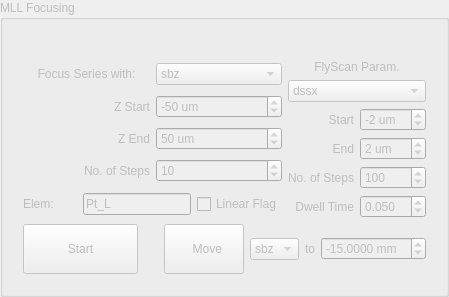
             <widget class="QGroupBox" name="groupBox_40">
              <property name="enabled">
               <bool>false</bool>
              </property>
              <property name="title">
               <string>MLL Focusing </string>
              </property>
              <layout class="QGridLayout" name="gridLayout_17">
               <item row="0" column="0">
                <widget class="QLabel" name="label_137">
                 <property name="sizePolicy">
                  <sizepolicy hsizetype="Preferred" vsizetype="Fixed">
                   <horstretch>0</horstretch>
                   <verstretch>0</verstretch>
                  </sizepolicy>
                 </property>
                 <property name="text">
                  <string/>
                 </property>
                </widget>
               </item>
               <item row="1" column="0">
                <layout class="QGridLayout" name="gridLayout_131">
                 <item row="2" column="0">
                  <layout class="QGridLayout" name="gridLayout_48">
                   <item row="0" column="0">
                    <widget class="QWidget" name="widget_9" native="true">
                     <layout class="QGridLayout" name="gridLayout_15">
                      <item row="0" column="2" rowspan="5">
                       <layout class="QVBoxLayout" name="verticalLayout_45">
                        <item>
                         <widget class="QLabel" name="label_83">
                          <property name="text">
                           <string>FlyScan Param.</string>
                          </property>
                          <property name="alignment">
                           <set>Qt::AlignCenter</set>
                          </property>
                         </widget>
                        </item>
                        <item>
                         <widget class="QComboBox" name="cb_foucsScanMotor_2">
                          <item>
                           <property name="text">
                            <string>dssx</string>
                           </property>
                          </item>
                          <item>
                           <property name="text">
                            <string>dssy</string>
                           </property>
                          </item>
                          <item>
                           <property name="text">
                            <string>dssz</string>
                           </property>
                          </item>
                         </widget>
                        </item>
                        <item>
                         <layout class="QHBoxLayout" name="horizontalLayout_75">
                          <item>
                           <widget class="QLabel" name="label_111">
                            <property name="text">
                             <string>Start</string>
                            </property>
                            <property name="alignment">
                             <set>Qt::AlignRight|Qt::AlignTrailing|Qt::AlignVCenter</set>
                            </property>
                           </widget>
                          </item>
                          <item>
                           <widget class="QSpinBox" name="sb_FocusScanMtrStart_2">
                            <property name="sizePolicy">
                             <sizepolicy hsizetype="Preferred" vsizetype="Fixed">
                              <horstretch>0</horstretch>
                              <verstretch>0</verstretch>
                             </sizepolicy>
                            </property>
                            <property name="suffix">
                             <string> um</string>
                            </property>
                            <property name="minimum">
                             <number>-15</number>
                            </property>
                            <property name="maximum">
                             <number>15</number>
                            </property>
                            <property name="singleStep">
                             <number>2</number>
                            </property>
                            <property name="value">
                             <number>-2</number>
                            </property>
                           </widget>
                          </item>
                         </layout>
                        </item>
                        <item>
                         <layout class="QHBoxLayout" name="horizontalLayout_83">
                          <item>
                           <widget class="QLabel" name="label_113">
                            <property name="text">
                             <string>End</string>
                            </property>
                            <property name="alignment">
                             <set>Qt::AlignRight|Qt::AlignTrailing|Qt::AlignVCenter</set>
                            </property>
                           </widget>
                          </item>
                          <item>
                           <widget class="QSpinBox" name="sb_FocusScanMtrEnd_2">
                            <property name="sizePolicy">
                             <sizepolicy hsizetype="Preferred" vsizetype="Fixed">
                              <horstretch>0</horstretch>
                              <verstretch>0</verstretch>
                             </sizepolicy>
                            </property>
                            <property name="suffix">
                             <string> um</string>
                            </property>
                            <property name="minimum">
                             <number>-15</number>
                            </property>
                            <property name="maximum">
                             <number>15</number>
                            </property>
                            <property name="singleStep">
                             <number>2</number>
                            </property>
                            <property name="value">
                             <number>2</number>
                            </property>
                           </widget>
                          </item>
                         </layout>
                        </item>
                        <item>
                         <layout class="QHBoxLayout" name="horizontalLayout_84">
                          <item>
                           <widget class="QLabel" name="label_114">
                            <property name="text">
                             <string>No. of Steps</string>
                            </property>
                            <property name="alignment">
                             <set>Qt::AlignRight|Qt::AlignTrailing|Qt::AlignVCenter</set>
                            </property>
                           </widget>
                          </item>
                          <item>
                           <widget class="QSpinBox" name="sb_FocusScanMtrStep_2">
                            <property name="sizePolicy">
                             <sizepolicy hsizetype="Preferred" vsizetype="Fixed">
                              <horstretch>0</horstretch>
                              <verstretch>0</verstretch>
                             </sizepolicy>
                            </property>
                            <property name="suffix">
                             <string/>
                            </property>
                            <property name="minimum">
                             <number>10</number>
                            </property>
                            <property name="maximum">
                             <number>1000</number>
                            </property>
                            <property name="singleStep">
                             <number>50</number>
                            </property>
                            <property name="value">
                             <number>100</number>
                            </property>
                           </widget>
                          </item>
                         </layout>
                        </item>
                        <item>
                         <layout class="QHBoxLayout" name="horizontalLayout_12">
                          <item>
                           <widget class="QLabel" name="label_120">
                            <property name="text">
                             <string>Dwell Time</string>
                            </property>
                            <property name="alignment">
                             <set>Qt::AlignRight|Qt::AlignTrailing|Qt::AlignVCenter</set>
                            </property>
                           </widget>
                          </item>
                          <item>
                           <widget class="QDoubleSpinBox" name="dsb_FocusScanDwell_2">
                            <property name="sizePolicy">
                             <sizepolicy hsizetype="Preferred" vsizetype="Fixed">
                              <horstretch>0</horstretch>
                              <verstretch>0</verstretch>
                             </sizepolicy>
                            </property>
                            <property name="decimals">
                             <number>3</number>
                            </property>
                            <property name="minimum">
                             <double>0.005000000000000</double>
                            </property>
                            <property name="maximum">
                             <double>0.500000000000000</double>
                            </property>
                            <property name="singleStep">
                             <double>0.010000000000000</double>
                            </property>
                            <property name="value">
                             <double>0.050000000000000</double>
                            </property>
                           </widget>
                          </item>
                         </layout>
                        </item>
                       </layout>
                      </item>
                      <item row="4" column="0" colspan="2">
                       <layout class="QHBoxLayout" name="horizontalLayout_88">
                        <item>
                         <widget class="QLabel" name="label_121">
                          <property name="text">
                           <string>Elem:</string>
                          </property>
                         </widget>
                        </item>
                        <item>
                         <widget class="QLineEdit" name="le_FocusingElem_2">
                          <property name="sizePolicy">
                           <sizepolicy hsizetype="Preferred" vsizetype="Fixed">
                            <horstretch>0</horstretch>
                            <verstretch>0</verstretch>
                           </sizepolicy>
                          </property>
                          <property name="text">
                           <string>Pt_L</string>
                          </property>
                          <property name="placeholderText">
                           <string>Cr</string>
                          </property>
                         </widget>
                        </item>
                        <item>
                         <widget class="QCheckBox" name="cb_linearFlag_zpFocus_2">
                          <property name="text">
                           <string>Linear Flag</string>
                          </property>
                         </widget>
                        </item>
                       </layout>
                      </item>
                      <item row="5" column="0">
                       <widget class="QPushButton" name="pb_mll_z_focus_start">
                        <property name="sizePolicy">
                         <sizepolicy hsizetype="Preferred" vsizetype="Fixed">
                          <horstretch>0</horstretch>
                          <verstretch>0</verstretch>
                         </sizepolicy>
                        </property>
                        <property name="text">
                         <string>
Start 
</string>
                        </property>
                       </widget>
                      </item>
                      <item row="5" column="1" colspan="2">
                       <layout class="QHBoxLayout" name="horizontalLayout_82">
                        <property name="leftMargin">
                         <number>20</number>
                        </property>
                        <item>
                         <widget class="QPushButton" name="pb_mll_z_focus_move">
                          <property name="sizePolicy">
                           <sizepolicy hsizetype="Minimum" vsizetype="Preferred">
                            <horstretch>0</horstretch>
                            <verstretch>0</verstretch>
                           </sizepolicy>
                          </property>
                          <property name="text">
                           <string>      Move    </string>
                          </property>
                         </widget>
                        </item>
                        <item>
                         <widget class="QComboBox" name="comboBox_3">
                          <item>
                           <property name="text">
                            <string>sbz</string>
                           </property>
                          </item>
                          <item>
                           <property name="text">
                            <string>hz</string>
                           </property>
                          </item>
                          <item>
                           <property name="text">
                            <string>vz</string>
                           </property>
                          </item>
                         </widget>
                        </item>
                        <item>
                         <widget class="QLabel" name="label_4">
                          <property name="text">
                           <string>to</string>
                          </property>
                          <property name="alignment">
                           <set>Qt::AlignCenter</set>
                          </property>
                         </widget>
                        </item>
                        <item>
                         <widget class="QDoubleSpinBox" name="dsb_ZPZ1TargetPos_2">
                          <property name="suffix">
                           <string> mm</string>
                          </property>
                          <property name="decimals">
                           <number>4</number>
                          </property>
                          <property name="minimum">
                           <double>-100.000000000000000</double>
                          </property>
                          <property name="maximum">
                           <double>20.000000000000000</double>
                          </property>
                          <property name="value">
                           <double>-15.000000000000000</double>
                          </property>
                         </widget>
                        </item>
                       </layout>
                      </item>
                      <item row="0" column="0" colspan="2">
                       <layout class="QGridLayout" name="gridLayout_12">
                        <item row="0" column="0">
                         <widget class="QLabel" name="label_84">
                          <property name="text">
                           <string>Focus Series with:</string>
                          </property>
                          <property name="alignment">
                           <set>Qt::AlignCenter</set>
                          </property>
                         </widget>
                        </item>
                        <item row="0" column="1">
                         <widget class="QComboBox" name="comboBox">
                          <item>
                           <property name="text">
                            <string>sbz</string>
                           </property>
                          </item>
                          <item>
                           <property name="text">
                            <string>hz</string>
                           </property>
                          </item>
                          <item>
                           <property name="text">
                            <string>vz</string>
                           </property>
                          </item>
                         </widget>
                        </item>
                       </layout>
                      </item>
                      <item row="1" column="0" colspan="2">
                       <layout class="QHBoxLayout" name="horizontalLayout_85">
                        <item>
                         <widget class="QLabel" name="label_115">
                          <property name="toolTip">
                           <string>relative start pos</string>
                          </property>
                          <property name="text">
                           <string>Z Start</string>
                          </property>
                          <property name="alignment">
                           <set>Qt::AlignRight|Qt::AlignTrailing|Qt::AlignVCenter</set>
                          </property>
                         </widget>
                        </item>
                        <item>
                         <widget class="QSpinBox" name="sb_ZPZ1RelativeStart_2">
                          <property name="sizePolicy">
                           <sizepolicy hsizetype="Preferred" vsizetype="Fixed">
                            <horstretch>0</horstretch>
                            <verstretch>0</verstretch>
                           </sizepolicy>
                          </property>
                          <property name="suffix">
                           <string> um</string>
                          </property>
                          <property name="minimum">
                           <number>-1000</number>
                          </property>
                          <property name="maximum">
                           <number>1000</number>
                          </property>
                          <property name="singleStep">
                           <number>10</number>
                          </property>
                          <property name="value">
                           <number>-50</number>
                          </property>
                         </widget>
                        </item>
                       </layout>
                      </item>
                      <item row="2" column="0" colspan="2">
                       <layout class="QHBoxLayout" name="horizontalLayout_86">
                        <item>
                         <widget class="QLabel" name="label_116">
                          <property name="toolTip">
                           <string>relative end pos</string>
                          </property>
                          <property name="text">
                           <string>Z End</string>
                          </property>
                          <property name="alignment">
                           <set>Qt::AlignRight|Qt::AlignTrailing|Qt::AlignVCenter</set>
                          </property>
                         </widget>
                        </item>
                        <item>
                         <widget class="QSpinBox" name="sb_ZPZ1RelativeEnd_2">
                          <property name="sizePolicy">
                           <sizepolicy hsizetype="Preferred" vsizetype="Fixed">
                            <horstretch>0</horstretch>
                            <verstretch>0</verstretch>
                           </sizepolicy>
                          </property>
                          <property name="suffix">
                           <string> um</string>
                          </property>
                          <property name="minimum">
                           <number>-1000</number>
                          </property>
                          <property name="maximum">
                           <number>1000</number>
                          </property>
                          <property name="singleStep">
                           <number>10</number>
                          </property>
                          <property name="value">
                           <number>50</number>
                          </property>
                         </widget>
                        </item>
                       </layout>
                      </item>
                      <item row="3" column="0" colspan="2">
                       <layout class="QHBoxLayout" name="horizontalLayout_87">
                        <item>
                         <widget class="QLabel" name="label_117">
                          <property name="text">
                           <string>No. of Steps</string>
                          </property>
                          <property name="alignment">
                           <set>Qt::AlignRight|Qt::AlignTrailing|Qt::AlignVCenter</set>
                          </property>
                         </widget>
                        </item>
                        <item>
                         <widget class="QSpinBox" name="sb_ZPZ1Steps_2">
                          <property name="sizePolicy">
                           <sizepolicy hsizetype="Preferred" vsizetype="Fixed">
                            <horstretch>0</horstretch>
                            <verstretch>0</verstretch>
                           </sizepolicy>
                          </property>
                          <property name="suffix">
                           <string/>
                          </property>
                          <property name="minimum">
                           <number>1</number>
                          </property>
                          <property name="maximum">
                           <number>1000</number>
                          </property>
                          <property name="singleStep">
                           <number>5</number>
                          </property>
                          <property name="value">
                           <number>10</number>
                          </property>
                         </widget>
                        </item>
                       </layout>
                      </item>
                     </layout>
                    </widget>
                   </item>
                  </layout>
                 </item>
                </layout>
               </item>
              </layout>
             </widget>
